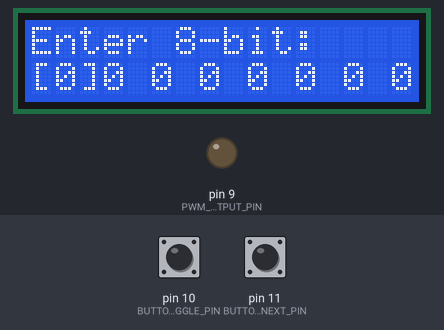
Recording of a sketch running on a simulated Arduino Uno, built with avr-gcc and run on an emulated ATmega328P. Shown: 16×2 character LCD, output pins drawn as LEDs (lit = HIGH). Inputs (shaded band) come from the test bench; at power-on: pin 10 (BUTTON_TOGGLE_PIN) HIGH, pin 11 (BUTTON_NEXT_PIN) HIGH.

Above: at 1.3 s.
1.4 s: pin 10 (BUTTON_TOGGLE_PIN) pulled LOW for 0.15 s
At 2.2 s:
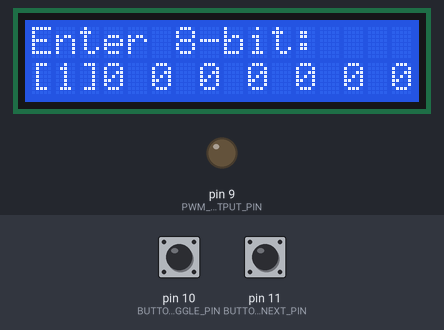
3.0 s: pin 11 (BUTTON_NEXT_PIN) pulled LOW for 0.15 s
At 3.4 s:
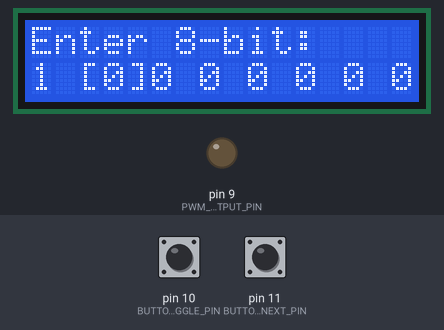
4.6 s: pin 10 (BUTTON_TOGGLE_PIN) pulled LOW for 1 s
At 5.8 s:
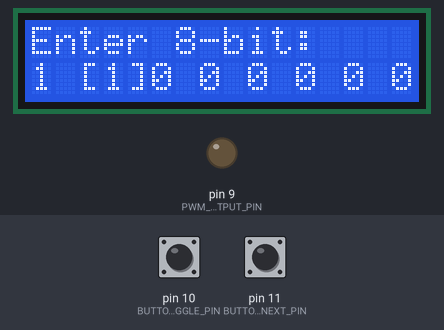
7.1 s: pin 11 (BUTTON_NEXT_PIN) pulled LOW for 1 s
At 7.7 s:
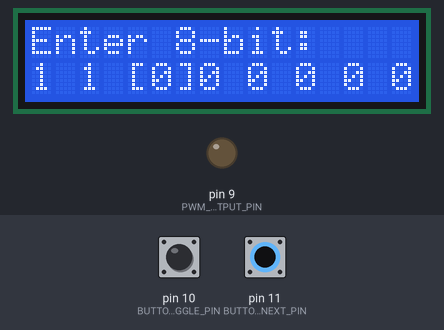
Timing chart, 0 to 10.1 s (numbered marks = the images above; inputs shaded):
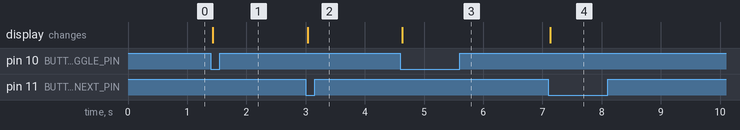

The sketch:

8bit-gen-LCD.ino
```cpp
#include <Wire.h>
#include <LiquidCrystal_I2C.h>

#define PWM_OUTPUT_PIN 9
#define BUTTON_TOGGLE_PIN 10
#define BUTTON_NEXT_PIN 11


LiquidCrystal_I2C lcd(0x27, 16, 2);


int currentBit = 0;
int bits[8] = {0, 0, 0, 0, 0, 0, 0, 0};
bool buttonToggleState = false;
bool lastButtonToggleState = false;
bool buttonNextState = false;
bool lastButtonNextState = false;

void setup() {

  lcd.init();
  lcd.backlight();
  lcd.setCursor(0, 0);
  lcd.print("Enter 8-bit:");


  pinMode(PWM_OUTPUT_PIN, OUTPUT);
  pinMode(BUTTON_TOGGLE_PIN, INPUT_PULLUP);
  pinMode(BUTTON_NEXT_PIN, INPUT_PULLUP);

  updateDisplay();
}

void loop() {

  buttonToggleState = digitalRead(BUTTON_TOGGLE_PIN);
  buttonNextState = digitalRead(BUTTON_NEXT_PIN);


  if (buttonToggleState == LOW && lastButtonToggleState == HIGH) {
    bits[currentBit] = !bits[currentBit];
    updateDisplay();
  }


  if (buttonNextState == LOW && lastButtonNextState == HIGH) {
    if (currentBit == 7) {
      updatePWMOutput();
      delay(1000);
      resetBits();
    } else {
      currentBit++;
    }
    updateDisplay();
  }


  lastButtonToggleState = buttonToggleState;
  lastButtonNextState = buttonNextState;
}


void updateDisplay() {
  lcd.clear();
  lcd.setCursor(0, 0);
  lcd.print("Enter 8-bit:");

  lcd.setCursor(0, 1);
  for (int i = 0; i < 8; i++) {
    if (i == currentBit) {
      lcd.print("[");
    }
    lcd.print(bits[i]);
    if (i == currentBit) {
      lcd.print("]");
    } else {
      lcd.print(" ");
    }
  }
}


void updatePWMOutput() {

  int pwmValue = 0;
  for (int i = 0; i < 8; i++) {
    pwmValue |= (bits[i] << (7 - i));
  }


  analogWrite(PWM_OUTPUT_PIN, pwmValue);

  lcd.clear();
  lcd.setCursor(0, 0);
  lcd.print("PWM Updated");
  delay(1000);
}


void resetBits() {
  for (int i = 0; i < 8; i++) {
    bits[i] = 0;
  }
  currentBit = 0;
  updateDisplay();
}
```

Measured:
- after the input at 1.4 s, the display: changes at once (image 1)
- after the input at 3.0 s, the display: changes at once (image 2)
- after the input at 4.6 s, the display: changes at once (image 3)
- after the input at 7.1 s, the display: changes at once (image 4)
